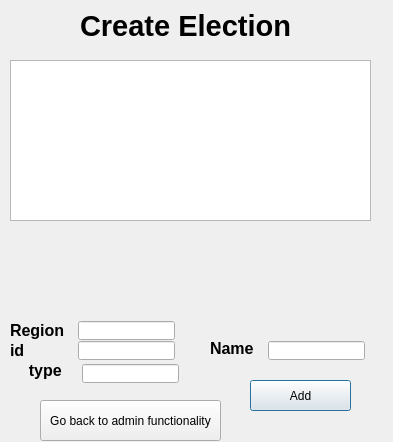
<?xml version="1.0" encoding="UTF-8"?>
<ui version="4.0">
 <class>createElction</class>
 <widget class="QDialog" name="createElction">
  <property name="geometry">
   <rect>
    <x>0</x>
    <y>0</y>
    <width>393</width>
    <height>442</height>
   </rect>
  </property>
  <property name="windowTitle">
   <string>Dialog</string>
  </property>
  <widget class="QTableView" name="tableView">
   <property name="geometry">
    <rect>
     <x>10</x>
     <y>60</y>
     <width>361</width>
     <height>161</height>
    </rect>
   </property>
  </widget>
  <widget class="QLabel" name="label_2">
   <property name="geometry">
    <rect>
     <x>210</x>
     <y>340</y>
     <width>51</width>
     <height>16</height>
    </rect>
   </property>
   <property name="font">
    <font>
     <pointsize>12</pointsize>
     <bold>true</bold>
    </font>
   </property>
   <property name="text">
    <string>Name</string>
   </property>
  </widget>
  <widget class="QLineEdit" name="lineEdit_3">
   <property name="geometry">
    <rect>
     <x>82</x>
     <y>364</y>
     <width>97</width>
     <height>19</height>
    </rect>
   </property>
  </widget>
  <widget class="QPushButton" name="pushButton">
   <property name="geometry">
    <rect>
     <x>250</x>
     <y>380</y>
     <width>101</width>
     <height>31</height>
    </rect>
   </property>
   <property name="text">
    <string>Add</string>
   </property>
  </widget>
  <widget class="QLabel" name="label">
   <property name="geometry">
    <rect>
     <x>10</x>
     <y>340</y>
     <width>61</width>
     <height>20</height>
    </rect>
   </property>
   <property name="font">
    <font>
     <pointsize>12</pointsize>
     <bold>true</bold>
    </font>
   </property>
   <property name="text">
    <string>id</string>
   </property>
  </widget>
  <widget class="QLineEdit" name="lineEdit_2">
   <property name="geometry">
    <rect>
     <x>268</x>
     <y>341</y>
     <width>97</width>
     <height>19</height>
    </rect>
   </property>
   <property name="text">
    <string/>
   </property>
  </widget>
  <widget class="QLabel" name="label_3">
   <property name="geometry">
    <rect>
     <x>20</x>
     <y>360</y>
     <width>51</width>
     <height>20</height>
    </rect>
   </property>
   <property name="font">
    <font>
     <pointsize>12</pointsize>
     <bold>true</bold>
    </font>
   </property>
   <property name="text">
    <string>  type</string>
   </property>
  </widget>
  <widget class="QLineEdit" name="lineEdit">
   <property name="geometry">
    <rect>
     <x>78</x>
     <y>341</y>
     <width>97</width>
     <height>19</height>
    </rect>
   </property>
  </widget>
  <widget class="QPushButton" name="pushButton_2">
   <property name="geometry">
    <rect>
     <x>40</x>
     <y>400</y>
     <width>181</width>
     <height>41</height>
    </rect>
   </property>
   <property name="text">
    <string>Go back to admin functionality</string>
   </property>
  </widget>
  <widget class="QLabel" name="label_4">
   <property name="geometry">
    <rect>
     <x>80</x>
     <y>10</y>
     <width>251</width>
     <height>31</height>
    </rect>
   </property>
   <property name="font">
    <font>
     <pointsize>22</pointsize>
     <bold>true</bold>
    </font>
   </property>
   <property name="text">
    <string>Create Election</string>
   </property>
  </widget>
  <widget class="QLineEdit" name="lineEdit_4">
   <property name="geometry">
    <rect>
     <x>78</x>
     <y>321</y>
     <width>97</width>
     <height>19</height>
    </rect>
   </property>
   <property name="text">
    <string/>
   </property>
  </widget>
  <widget class="QLabel" name="label_5">
   <property name="geometry">
    <rect>
     <x>10</x>
     <y>320</y>
     <width>61</width>
     <height>20</height>
    </rect>
   </property>
   <property name="font">
    <font>
     <pointsize>12</pointsize>
     <bold>true</bold>
    </font>
   </property>
   <property name="text">
    <string>Region</string>
   </property>
  </widget>
 </widget>
 <resources/>
 <connections/>
</ui>
